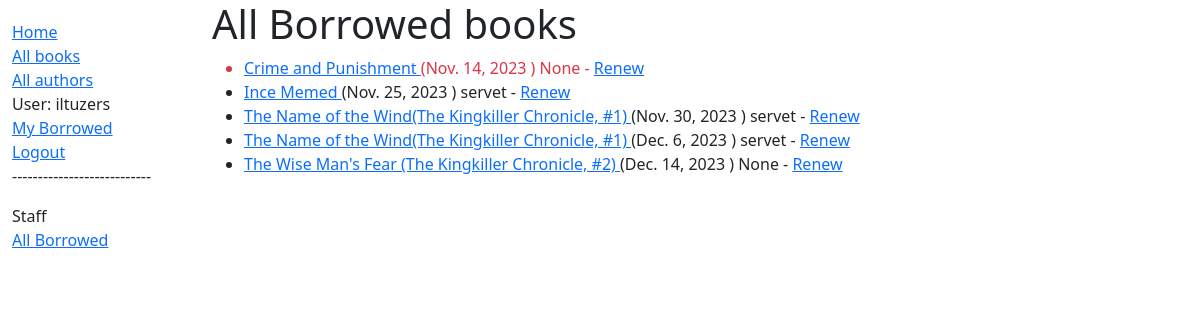
The page /catalog/borrowed/ (signed in) on the database as committed earlier.
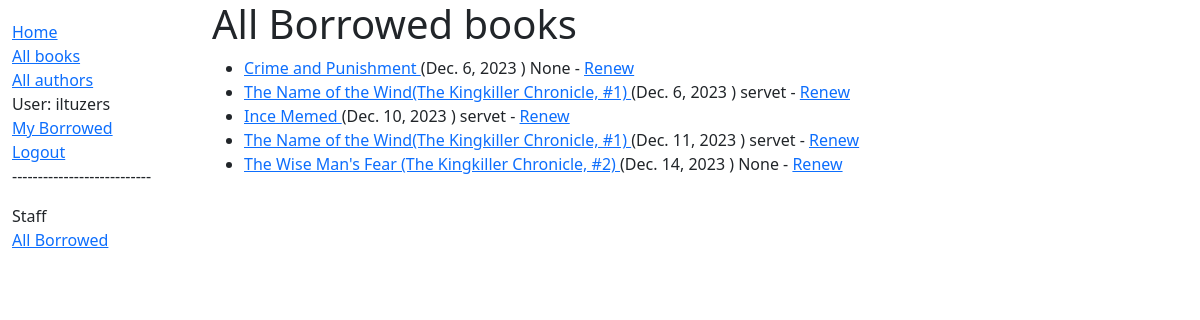
The same page on the database as committed later.
### catalog/models.py (models this page shows, shortened)
class BookInstance(models.Model):
    id = models.UUIDField(primary_key=True, default=uuid.uuid4,
                          help_text="Unique ID for this particular book across whole library")
    book = models.ForeignKey('Book', on_delete=models.RESTRICT, null=True)
    imprint = models.CharField(max_length=200)
    due_back = models.DateField(null=True, blank=True)
    borrower = models.ForeignKey(settings.AUTH_USER_MODEL, on_delete=models.SET_NULL, null=True, blank=True)
    LOAN_STATUS = (
        ('m', 'Maintenance'),
        ('o', 'On loan'),
        ('a', 'Available'),
        ('r', 'Reserved'),
    )
    status = models.CharField(
        max_length=1,
        choices = LOAN_STATUS,
        blank=True,
        default = 'm',
        help_text = 'Book availability',
    )
    class Meta:
        ordering = ['due_back']
        permissions = (("can_mark_returned","Set book as returned"),)
    @property
    def is_overdue(self):
        return bool(self.due_back and date.today() > self.due_back)

class Book(models.Model):
    title = models.CharField(max_length=200)
    author = models.ForeignKey('Author', on_delete=models.RESTRICT, null=True)
    lang = models.ForeignKey(Language, on_delete=models.RESTRICT, null=True)
    summary = models.TextField(max_length=1000,
                               help_text="Enter a brief description of the book")
    isbn = models.CharField('ISBN', max_length=13, unique=True,
                            help_text='13 Character <a href="https://www.isbn-international.org/content/what-isbn''">ISBN number</a>')
    genre = models.ManyToManyField(Genre, help_text="Select a genre for this book")
    class Meta:
        ordering = ['title']
    def display_genre(self):
        """Create a string for the Genre. This is required to display genre in Admin."""
        return ', '.join(genre.name for genre in self.genre.all()[:3])
    display_genre.short_description = 'Genre'

### catalog/views.py (the view)
# urls.py: path('borrowed/', views.LoanedBooksAllUsersListView.as_view(), name='all-borrowed'),
class LoanedBooksAllUsersListView(PermissionRequiredMixin, generic.ListView):
    model = BookInstance
    template_name = 'catalog/bookinstance_list_borrowed_all.html'
    paginate_by = 10
    permission_required = 'catalog.can_mark_returned'
    def get_queryset(self):
        return BookInstance.objects.filter(status__exact='o').order_by('due_back')

### catalog/templates/catalog/bookinstance_list_borrowed_all.html
{% extends "base_generic.html" %}
{% block content %}
    <h1>All Borrowed books</h1>
    {% if bookinstance_list %}
    <ul>
        {% for bookinst in bookinstance_list %}
            <li class="{% if bookinst.is_overdue %}text-danger{% endif %}">
                <a href="{% url 'book-detail' bookinst.book.pk %}">
                    {{ bookinst.book.title }}
                </a> ({{ bookinst.due_back}} ) {{bookinst.borrower}}
                {% if perms.catalog.can_mark_returned %}- <a href="{% url 'renew-book-librarian' bookinst.id %}">Renew</a>{% endif %}
            </li>
            {% endfor %}
        </ul>
        {% else %}
            <p>There are no books borrowed.</p>
        {% endif %}
{% endblock %}

### catalog/templates/base_generic.html (shortened to what this page needs)
<!DOCTYPE html>
<html lang="en">
  <head>
    <link href="https://cdn.jsdelivr.net/npm/bootstrap@5.3.2/dist/css/bootstrap.min.css"
      rel="stylesheet"
>
    {% load static %}
    <link rel="stylesheet" href="{% static 'css/styles.css' %}" />
  </head>
  <body>
    <div class="container-fluid">
      <div class="row">
        <div class="col-sm-2">
          {% block sidebar %}
            <ul class="sidebar-nav">
              <li><a href="{% url 'index' %}">Home</a></li>
              <li><a href="{% url 'books' %}">All books</a></li>
              <li><a href="{% url 'authors' %}">All authors</a></li>
              {% if user.is_authenticated %}
                <li>User: {{user.get_username }}</li>
                <li><a href="{% url 'my-borrowed' %}">My Borrowed</a></li>
                <li><a href="{% url 'logout' %}?next={{request.path }}">Logout</a></li>
                {% if user.is_staff %}
                  <p>---------------------------</p>
                  <li>Staff</li>
                  <li><a href="{% url 'all-borrowed' %}">All Borrowed</a></li>
                {% endif %}
              {% else %}
                <li><a href="{% url 'login' %}?next={{request.path }}">Login</a></li>
              {% endif %}
            </ul>
          {% endblock %}
        </div>
        <div class="col-sm-10 ">{% block content %}{% endblock %}
        </div>
      </div>
    </div>
  </body>
</html>

Rows that differ between the two databases and show on the page:
changed BookInstance "Crime and Punishment": due_back "Nov. 14, 2023" → "Dec. 6, 2023"
shown differently, row unchanged: BookInstance (number 2 of 5 on the later page): moves up the list
changed BookInstance "Ince Memed": due_back "Nov. 25, 2023" → "Dec. 10, 2023"
changed BookInstance: due_back "Nov. 30, 2023" → "Dec. 11, 2023"
